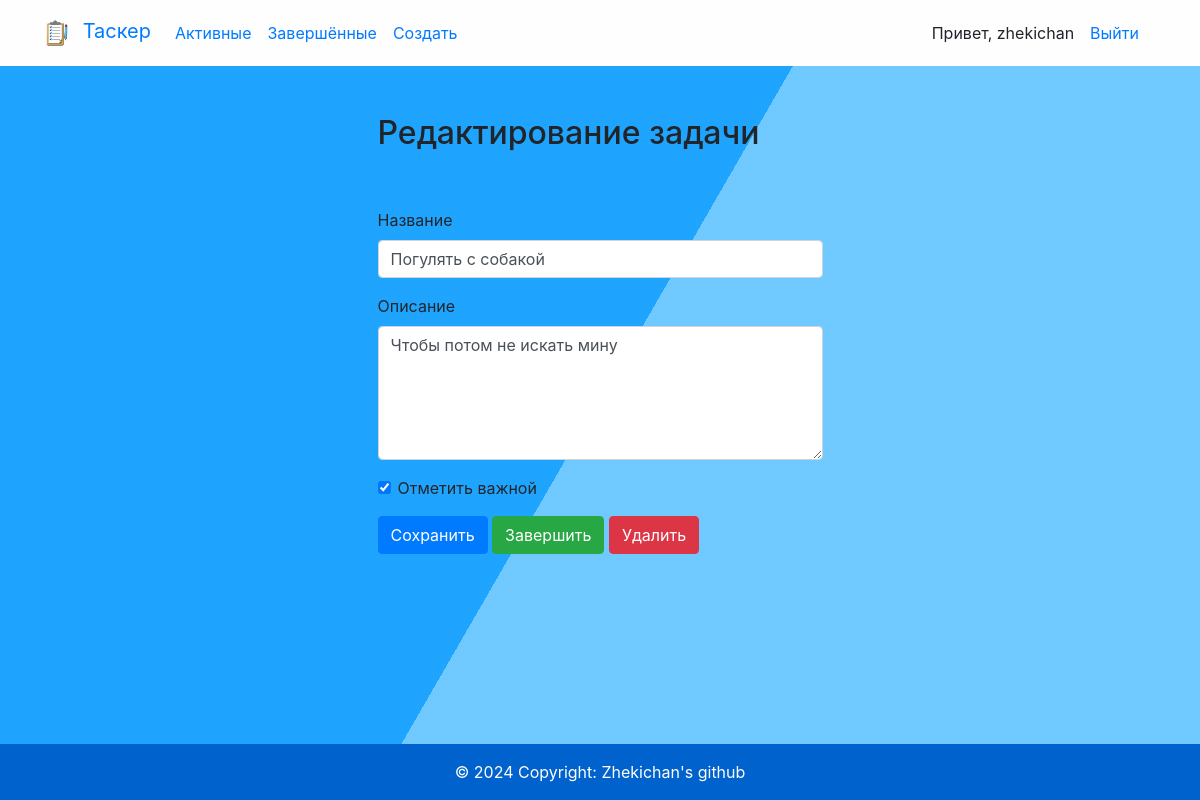
The page /todo/4 (signed in) on the database its author committed.
### todo/models.py (models this page shows, shortened)
class Todo(models.Model):
    title = models.CharField(max_length=100)
    memo = models.TextField(blank=True)
    created = models.DateTimeField(auto_now_add=True)
    datecompleted = models.DateTimeField(null=True, blank=True)
    important = models.BooleanField(default=False)
    user = models.ForeignKey(User, on_delete=models.CASCADE)

### todo/views.py (the view, shortened to what this page needs)
# urls.py: path('todo/<int:todo_pk>', views.viewtodo, name='viewtodo'),
@login_required
def viewtodo(request, todo_pk):
    todo = get_object_or_404(Todo, pk=todo_pk, user=request.user)
    if request.method == 'GET':
        form = TodoForm(instance=todo)
        return render(request, 'todo/viewtodo.html', {'todo':todo, 'form':form})

### todo/forms.py
class TodoForm(ModelForm):
    class Meta:
        model = Todo
        fields = ['title', 'memo', 'important']

### todo/templates/todo/viewtodo.html (shortened to what this page needs)
{% extends "todo/base.html" %}
{% block content %}
    <div class="row justify-content-center mt-5">
        <div class="col-md-5">
            <h2>Редактирование задачи</h2>
        </div>
    </div>
    <div class="row justify-content-center mt-5">
        <div class="col-md-5">
            <form method="POST">
                <div class="form-group">
                    <label for="title">Название</label>
                    <input type="text" name="title" class="form-control" id="title" value="{{ todo.title }}" required>
                </div>
                <div class="form-group">
                    <label for="memo">Описание</label>
                    <textarea name="memo" rows="5" class="form-control" id="memo" >{{ todo.memo }}</textarea>
                </div>
                <div class="form-group form-check">
                    <input type="checkbox" name="important" class="form-check-input" id="important" {% if todo.important %}checked{% endif %}>
                    <label class="form-check-label" for="important">Отметить важной</label>
                </div>
                <button type="submit" class="btn btn-primary">Сохранить</button>
                <button type="button" class="btn btn-success" onclick="$('#complete').click()">Завершить</button>
                <button type="button" class="btn btn-danger" onclick="$('#delete').click()">Удалить</button>
            </form>
        </div>
    </div>
{% endblock %}

### todo/templates/todo/base.html (shortened to what this page needs)
{% load static %}
<!doctype html>
<html lang="en">
<head>
    <link rel="stylesheet" href="https://stackpath.bootstrapcdn.com/bootstrap/4.4.1/css/bootstrap.min.css">
    <link rel="stylesheet" href="{% static 'css/stylesheet.css' %}">
</head>
<body>
<nav class="navbar navbar-expand-md navbar-nav" style="background-color: #fefeff;">
<div class="container">
    <a class="navbar-brand" href="{% url 'home' %}">
        <img src="{% static 'img/notes.png' %}" width="40px" height="40px" alt="photo">
        <span>Таскер</span>
    </a>
    <div class="collapse navbar-collapse" id="navbarNav">
    {% if user.is_authenticated %}
        <ul class="navbar-nav mr-auto">
                <li class="nav-item {{ current }}">
                    <a class="nav-link" href="{% url 'currenttodos' %}">Активные</a>
                </li>
                <li class="nav-item {{ completed }}">
                    <a class="nav-link" href="{% url 'completedtodos' %}">Завершённые</a>
                </li>
                <li class="nav-item {{ create }}">
                    <a class="nav-link" href="{% url 'createtodo' %}">Создать</a>
                </li>
        </ul>
    {% endif %}
    <ul class="navbar-nav ml-auto">
            {% if user.is_authenticated %}
                <li class="nav-item">
                    <li class="nav-item">
                        <a class="nav-link">Привет, {{ user.username|default:'Guest' }}</a>
                    </li>
                    <a href="#" onclick="$('#signOutBtn').click()" class="nav-link">Выйти</a>
                </li>
            {% endif %}
        </ul>
    </div>
</div>
</nav>
<div class="container">
{% block content %}{% endblock %}
</div>
<footer class="bg-primary text-center fixed-bottom">
    <div class="text-center p-3 text-white" style="background-color: rgba(0, 0, 0, 0.2);">
      © 2024 Copyright:
      <a class="text-white" href="https://github.com/zhek1chan">Zhekichan's github</a>
    </div>
  </footer>
</body>
</html>

### static/css/stylesheet.css (style rules this page uses)
html { height:100%; }
body { margin:0; }

### rows shown on the page
Todo: title "Погулять с собакой", memo "Чтобы потом не искать мину", important "☑"

### other values the page prints
{{ user.username|default:'Guest' }} "zhekichan"
